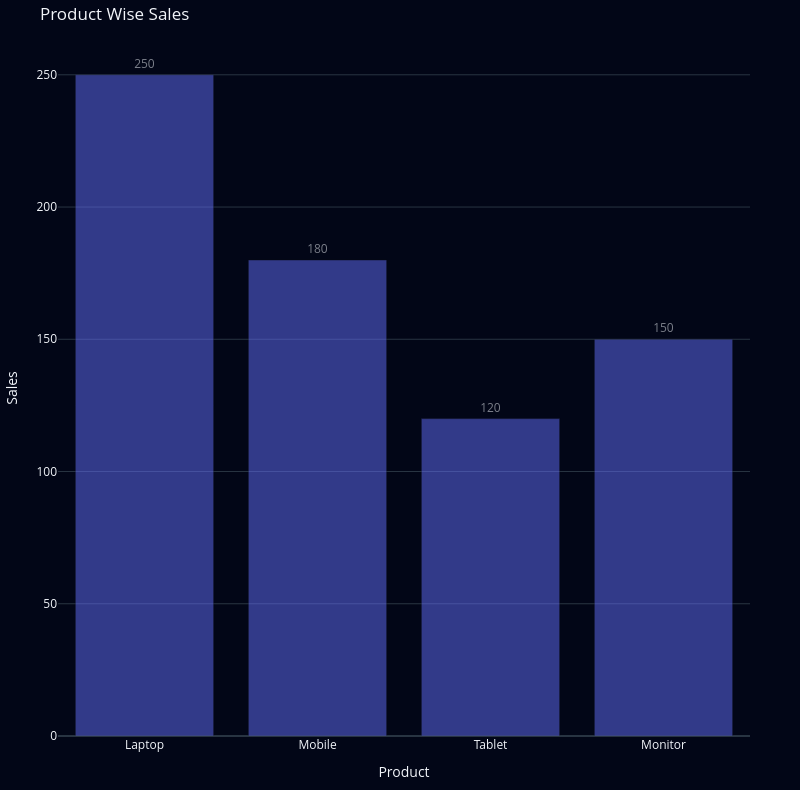

Notebook cell for this chart:
### Code cell
import pandas as pd
import plotly.graph_objects as go

df = pd.DataFrame({
    "Product": ["Laptop", "Mobile", "Tablet", "Monitor"],
    "Sales": [250, 180, 120, 150]
})

fig = go.Figure()

fig.add_trace(
    go.Bar(
        x=df["Product"],
        y=df["Sales"],
        name="Sales"
    )
)

fig.update_layout(
    title="Product Wise Sales",
    width=800,
    height=790,
    xaxis_title="Product",
    yaxis_title="Sales",
    margin=dict(
        l=50,
        r=50,
        t=40,
        b=40
    ),
    template="plotly_dark",
    plot_bgcolor="#020617",
    paper_bgcolor="#020617",
)

fig.update_traces(
    opacity=0.5,

    text=df["Sales"],
    textposition="outside",

    hovertemplate=
        "Product: %{x}<br>"
        "Sales: %{y}<extra></extra>"
)

fig.show()

### Figure 1 — Plotly figure (JSON) as saved in the notebook; plotly's stock layout.template omitted (floating-point values rounded to 4 significant figures)
{"data": [{"hovertemplate": "Product: %{x}<br>Sales: %{y}<extra></extra>", "name": "Sales", "opacity": 0.5, "text": [250.0, 180.0, 120.0, 150.0], "textposition": "outside", "type": "bar", "x": ["Laptop", "Mobile", "Tablet", "Monitor"], "y": [250, 180, 120, 150]}], "layout": {"height": 790, "margin": {"b": 40, "l": 50, "r": 50, "t": 40}, "paper_bgcolor": "#020617", "plot_bgcolor": "#020617", "title": {"text": "Product Wise Sales"}, "width": 800, "xaxis": {"title": {"text": "Product"}}, "yaxis": {"title": {"text": "Sales"}}}}
